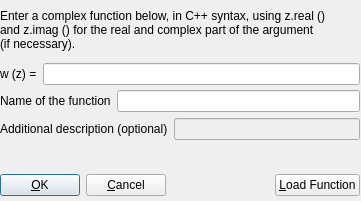
<ui version="4.0" >
 <author></author>
 <comment></comment>
 <exportmacro></exportmacro>
 <class>ComplexDialog</class>
 <widget class="QDialog" name="ComplexDialog" >
  <property name="geometry" >
   <rect>
    <x>0</x>
    <y>0</y>
    <width>361</width>
    <height>201</height>
   </rect>
  </property>
  <property name="windowTitle" >
   <string>Enter a complex function</string>
  </property>
  <widget class="QWidget" name="WLayout" >
   <property name="geometry" >
    <rect>
     <x>0</x>
     <y>60</y>
     <width>360</width>
     <height>28</height>
    </rect>
   </property>
   <layout class="QHBoxLayout" >
    <property name="margin" >
     <number>0</number>
    </property>
    <property name="spacing" >
     <number>6</number>
    </property>
    <item>
     <widget class="QLabel" name="WLabel" >
      <property name="text" >
       <string>w (z) =</string>
      </property>
     </widget>
    </item>
    <item>
     <widget class="QLineEdit" name="WEdit" />
    </item>
   </layout>
  </widget>
  <widget class="QWidget" name="Layout25" >
   <property name="geometry" >
    <rect>
     <x>0</x>
     <y>90</y>
     <width>360</width>
     <height>73</height>
    </rect>
   </property>
   <layout class="QVBoxLayout" >
    <property name="margin" >
     <number>0</number>
    </property>
    <property name="spacing" >
     <number>6</number>
    </property>
    <item>
     <layout class="QVBoxLayout" >
      <property name="margin" >
       <number>0</number>
      </property>
      <property name="spacing" >
       <number>6</number>
      </property>
      <item>
       <layout class="QHBoxLayout" >
        <property name="margin" >
         <number>0</number>
        </property>
        <property name="spacing" >
         <number>6</number>
        </property>
        <item>
         <widget class="QLabel" name="NameLabel" >
          <property name="text" >
           <string>Name of the function</string>
          </property>
         </widget>
        </item>
        <item>
         <widget class="QLineEdit" name="NameEdit" />
        </item>
       </layout>
      </item>
      <item>
       <layout class="QHBoxLayout" >
        <property name="margin" >
         <number>0</number>
        </property>
        <property name="spacing" >
         <number>6</number>
        </property>
        <item>
         <widget class="QLabel" name="DescLabel" >
          <property name="text" >
           <string>Additional description (optional)</string>
          </property>
         </widget>
        </item>
        <item>
         <widget class="QLineEdit" name="LineEdit12" >
          <property name="enabled" >
           <bool>false</bool>
          </property>
         </widget>
        </item>
       </layout>
      </item>
     </layout>
    </item>
    <item>
     <spacer>
      <property name="orientation" >
       <enum>Qt::Vertical</enum>
      </property>
      <property name="sizeType" >
       <enum>QSizePolicy::Expanding</enum>
      </property>
      <property name="sizeHint" >
       <size>
        <width>20</width>
        <height>20</height>
       </size>
      </property>
     </spacer>
    </item>
   </layout>
  </widget>
  <widget class="QWidget" name="BtnsLayout" >
   <property name="geometry" >
    <rect>
     <x>0</x>
     <y>170</y>
     <width>360</width>
     <height>30</height>
    </rect>
   </property>
   <layout class="QHBoxLayout" >
    <property name="margin" >
     <number>0</number>
    </property>
    <property name="spacing" >
     <number>6</number>
    </property>
    <item>
     <widget class="QPushButton" name="OKButton" >
      <property name="text" >
       <string>&amp;OK</string>
      </property>
     </widget>
    </item>
    <item>
     <widget class="QPushButton" name="CancelButton" >
      <property name="text" >
       <string>&amp;Cancel</string>
      </property>
     </widget>
    </item>
    <item>
     <spacer>
      <property name="orientation" >
       <enum>Qt::Horizontal</enum>
      </property>
      <property name="sizeType" >
       <enum>QSizePolicy::Expanding</enum>
      </property>
      <property name="sizeHint" >
       <size>
        <width>20</width>
        <height>20</height>
       </size>
      </property>
     </spacer>
    </item>
    <item>
     <widget class="QPushButton" name="LoadButton" >
      <property name="enabled" >
       <bool>true</bool>
      </property>
      <property name="text" >
       <string>&amp;Load Function</string>
      </property>
     </widget>
    </item>
   </layout>
  </widget>
  <widget class="QLabel" name="IntroLabel" >
   <property name="geometry" >
    <rect>
     <x>0</x>
     <y>0</y>
     <width>353</width>
     <height>60</height>
    </rect>
   </property>
   <property name="text" >
    <string>Enter a complex function below, in C++ syntax, using z.real ()
and z.imag () for the real and complex part of the argument
(if necessary).</string>
   </property>
  </widget>
 </widget>
 <layoutdefault spacing="6" margin="11" />
 <pixmapfunction>qPixmapFromMimeSource</pixmapfunction>
 <resources/>
 <connections>
  <connection>
   <sender>CancelButton</sender>
   <signal>clicked()</signal>
   <receiver>ComplexDialog</receiver>
   <slot>close()</slot>
   <hints>
    <hint type="sourcelabel" >
     <x>20</x>
     <y>20</y>
    </hint>
    <hint type="destinationlabel" >
     <x>20</x>
     <y>20</y>
    </hint>
   </hints>
  </connection>
 </connections>
</ui>
